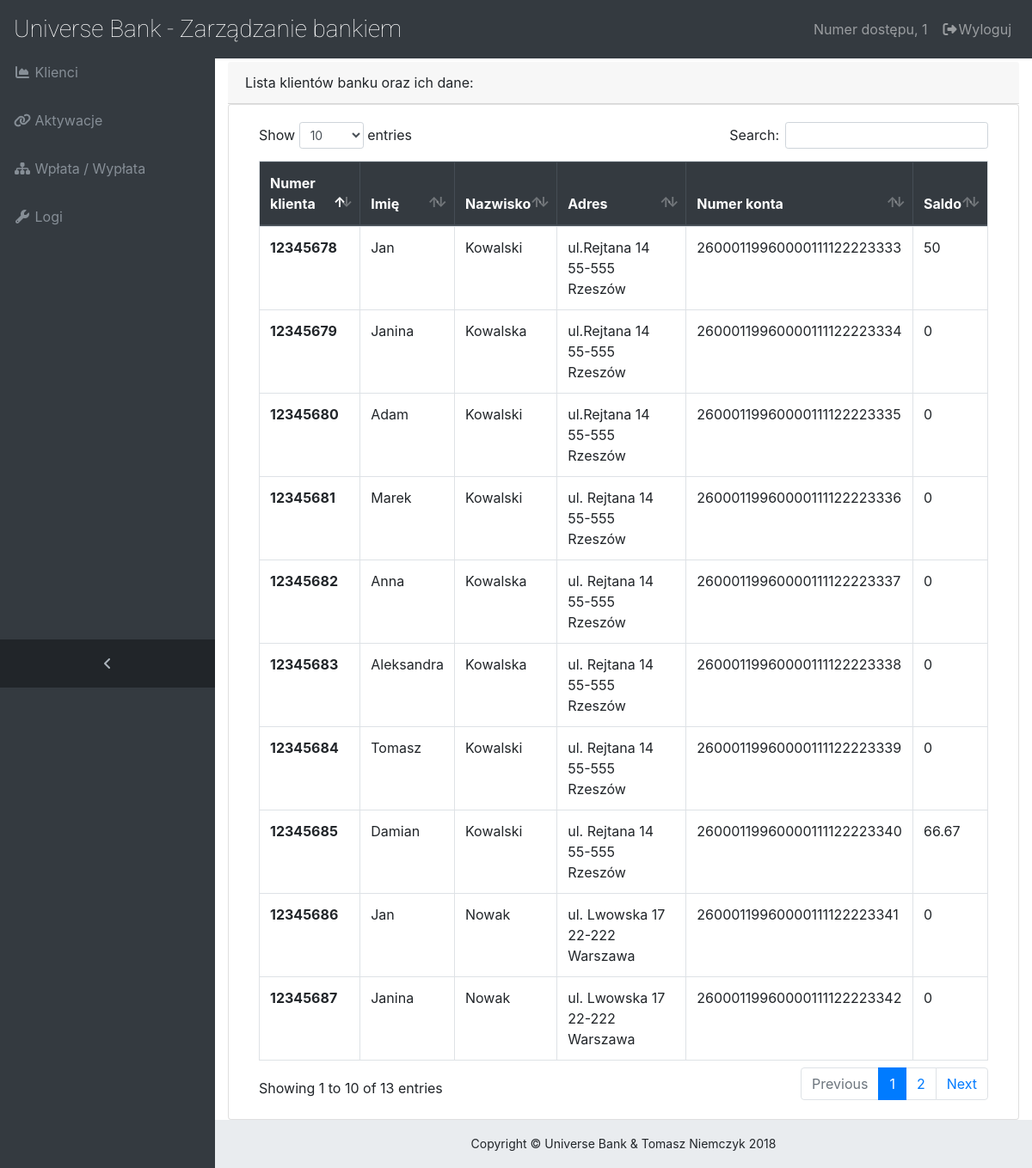
The app's page /Projekt/bank-cp.php (signed in) with its own data.
### tables this page shows
CREATE TABLE `dane` (
  `login` varchar(255) NOT NULL,
  `imie` varchar(255) NOT NULL,
  `nazwisko` varchar(255) NOT NULL,
  `adres` varchar(255) NOT NULL
);

CREATE TABLE `konta_osobiste` (
  `login` varchar(255) NOT NULL,
  `numer_konta` varchar(255) NOT NULL,
  `saldo` double NOT NULL
);

### Projekt/bank-cp.php (the view, shortened to what this page needs)
<!DOCTYPE html>
<html lang="en">
<head>
  <link href="vendor/bootstrap/css/bootstrap.min.css" rel="stylesheet">
  <link href="vendor/font-awesome/css/font-awesome.min.css" rel="stylesheet" type="text/css">
  <link href="vendor/datatables/dataTables.bootstrap4.css" rel="stylesheet">
  <link href="css/sb-admin.css" rel="stylesheet">
  <link href="css/logoFont.css" rel="stylesheet">
</head>
<body class="fixed-nav sticky-footer bg-dark" id="page-top">
  <nav class="navbar navbar-expand-lg navbar-dark bg-dark fixed-top" id="mainNav">
    <a class="navbar-brand" href="bank-cp.php"><logoFont>Universe Bank - Zarządzanie bankiem</logoFont></a>
    <div class="collapse navbar-collapse" id="navbarResponsive">
      <ul class="navbar-nav navbar-sidenav" id="exampleAccordion">
        <li class="nav-item" data-toggle="tooltip" data-placement="right" title="Dashboard">
          <a class="nav-link" href="bank-cp.php">
            <i class="fa fa-fw fa-area-chart"></i>
            <span class="nav-link-text">Klienci</span>
          </a>
        </li>
		<li class="nav-item" data-toggle="tooltip" data-placement="right" title="Charts">
          <a class="nav-link" href="aktywacje-cp.php">
            <i class="fa fa-fw fa-link"></i>
            <span class="nav-link-text">Aktywacje</span>
          </a>
        </li>
        <li class="nav-item" data-toggle="tooltip" data-placement="right" title="Charts">
          <a class="nav-link" href="wplata-wyplata.php">
            <i class="fa fa-fw fa-sitemap"></i>
            <span class="nav-link-text">Wpłata / Wypłata</span>
          </a>
        </li>
        <li class="nav-item" data-toggle="tooltip" data-placement="right" title="Tables">
          <a class="nav-link" href="logi.php">
            <i class="fa fa-fw fa-wrench"></i>
            <span class="nav-link-text">Logi</span>
          </a>
        </li>
      </ul>
      <ul class="navbar-nav sidenav-toggler">
        <li class="nav-item">
          <a class="nav-link text-center" id="sidenavToggler">
            <i class="fa fa-fw fa-angle-left"></i>
          </a>
        </li>
      </ul>
      <ul class="navbar-nav ml-auto">
         <li class="nav-item d-none d-lg-block">
          <a class="nav-link" href="">
            <span class="nav-link-text">
			Numer dostępu,
<?php
if(isset($_SESSION['bank'])) {
    echo $_SESSION['login_dostepu'];
}
else
{
		header("Location:bank.php");
}
?>
			</span>
          </a>
        </li>
        <li class="nav-item">
          <a class="nav-link" data-toggle="modal" data-target="#exampleModal">
            <i class="fa fa-fw fa-sign-out"></i>Wyloguj</a>
        </li>
      </ul>
    </div>
  </nav>
  <div class="content-wrapper">
    <div class="container-fluid">
	<div class="card-header">
    Lista klientów banku oraz ich dane:
  </div>
  <div class="card card-body ">
  <table class="table table-bordered table-responsive-sm" id="dataTable" width="100%" cellspacing="0">
  <thead class="thead-dark">
    <tr>
      <th scope="col">Numer klienta</th>
      <th scope="col">Imię</th>
	  <th scope="col">Nazwisko</th>
	  <th scope="col">Adres</th>
	  <th scope="col">Numer konta</th>
      <th scope="col">Saldo</th>
    </tr>
  </thead>
  <tbody>
	<?php
	$query = sprintf("SELECT dane.login,imie,nazwisko,adres,konta_osobiste.numer_konta,konta_osobiste.saldo FROM `dane` LEFT JOIN konta_osobiste on dane.login = konta_osobiste.login");
	$result = mysql_query($query);
	while ($row = mysql_fetch_assoc($result)) {
		echo "<tr>";
    echo "<th>".$row['login']. "</th>";
	echo "<td>".$row['imie']. "</td>";
	echo "<td>".$row['nazwisko']. "</td>";
	echo "<td>".$row['adres']. "</td>";
	echo "<td>".$row['numer_konta']. "</td>";
	echo "<td>".$row['saldo']. "</td>";
		echo "</tr>";
	}
	?>
  </tbody>
</table>
  </div>
    <footer class="sticky-footer">
      <div class="container">
        <div class="text-center">
          <small>Copyright © Universe Bank & Tomasz Niemczyk 2018</small>
        </div>
      </div>
    </footer>
  </div>
</body>
</html>

### Projekt/css/sb-admin.css (style rules this page uses)
html { position: relative; min-height: 100%; }
body { overflow-x: hidden; }
body.sticky-footer { margin-bottom: 56px; }
body.sticky-footer .content-wrapper { min-height: calc(100vh - 56px - 56px); }
body.fixed-nav { padding-top: 56px; }
.content-wrapper { min-height: calc(100vh - 56px); padding-top: 1rem; }
#mainNav .navbar-collapse { overflow: auto; max-height: 75vh; }
#mainNav .navbar-collapse .navbar-nav .nav-item .nav-link { cursor: pointer; }
#mainNav .navbar-collapse .sidenav-toggler { display: none; }
@media (min-width: 992px) { #mainNav .navbar-brand { width: 250px; } }
@media (min-width: 992px) { #mainNav .navbar-collapse { overflow: visible; max-height: none; } }
@media (min-width: 992px) { #mainNav .navbar-collapse .navbar-sidenav { position: absolute; top: 0; left: 0; overflow-x: hidden; overflow-y: auto; -webkit-flex-direction: column; -ms-flex-direction: column; flex-direction: column; margin-top: 56px; } }
@media (min-width: 992px) { #mainNav .navbar-collapse .navbar-sidenav > .nav-item { width: 250px; padding: 0; } }
@media (min-width: 992px) { #mainNav .navbar-collapse .navbar-sidenav > .nav-item > .nav-link { padding: 1em; } }
#mainNav.fixed-top .sidenav-toggler { display: none; }
@media (min-width: 992px) { #mainNav.fixed-top .navbar-sidenav { height: calc(100vh - 112px); } }
@media (min-width: 992px) { #mainNav.fixed-top .sidenav-toggler { position: absolute; top: 0; left: 0; display: flex; overflow-x: hidden; overflow-y: auto; -webkit-flex-direction: column; -ms-flex-direction: column; flex-direction: column; margin-top: calc(100vh - 56px); } }
@media (min-width: 992px) { #mainNav.fixed-top .sidenav-toggler > .nav-item { width: 250px; padding: 0; } }
@media (min-width: 992px) { #mainNav.fixed-top .sidenav-toggler > .nav-item > .nav-link { padding: 1em; } }
#mainNav.fixed-top.navbar-dark .sidenav-toggler { background-color: #212529; }
#mainNav.fixed-top.navbar-dark .sidenav-toggler a i { color: #adb5bd; }
.content-wrapper { overflow-x: hidden; background: white; }
@media (min-width: 992px) { .content-wrapper { margin-left: 250px; } }
#sidenavToggler i { font-weight: 800; }
#mainNav.navbar-dark .navbar-collapse .navbar-sidenav > .nav-item > .nav-link { color: #868e96; }
@media (min-width: 992px) { #mainNav.navbar-dark .navbar-collapse .navbar-sidenav { background: #343a40; } }
footer.sticky-footer { position: absolute; right: 0; bottom: 0; width: 100%; height: 56px; background-color: #e9ecef; line-height: 55px; }
@media (min-width: 992px) { footer.sticky-footer { width: calc(100% - 250px); } }

### records on screen
dane: login "12345678", imie "Jan", nazwisko "Kowalski", adres "ul.Rejtana 14 55-555 Rzeszów", konta_osobiste.numer_konta "26000119960000111122223333", konta_osobiste.saldo "50"
dane: login "12345679", imie "Janina", nazwisko "Kowalska", adres "ul.Rejtana 14 55-555 Rzeszów", konta_osobiste.numer_konta "26000119960000111122223334", konta_osobiste.saldo "0"
dane: login "12345680", imie "Adam", nazwisko "Kowalski", adres "ul.Rejtana 14 55-555 Rzeszów", konta_osobiste.numer_konta "26000119960000111122223335", konta_osobiste.saldo "0"
dane: login "12345681", imie "Marek", nazwisko "Kowalski", adres "ul. Rejtana 14 55-555 Rzeszów", konta_osobiste.numer_konta "26000119960000111122223336", konta_osobiste.saldo "0"
dane: login "12345682", imie "Anna", nazwisko "Kowalska", adres "ul. Rejtana 14 55-555 Rzeszów", konta_osobiste.numer_konta "26000119960000111122223337", konta_osobiste.saldo "0"
dane: login "12345683", imie "Aleksandra", nazwisko "Kowalska", adres "ul. Rejtana 14 55-555 Rzeszów", konta_osobiste.numer_konta "26000119960000111122223338", konta_osobiste.saldo "0"
dane: login "12345684", imie "Tomasz", nazwisko "Kowalski", adres "ul. Rejtana 14 55-555 Rzeszów", konta_osobiste.numer_konta "26000119960000111122223339", konta_osobiste.saldo "0"
dane: login "12345685", imie "Damian", nazwisko "Kowalski", adres "ul. Rejtana 14 55-555 Rzeszów", konta_osobiste.numer_konta "26000119960000111122223340", konta_osobiste.saldo "66.67"
dane: login "12345686", imie "Jan", nazwisko "Nowak", adres "ul. Lwowska 17 22-222 Warszawa", konta_osobiste.numer_konta "26000119960000111122223341", konta_osobiste.saldo "0"
dane: login "12345687", imie "Janina", nazwisko "Nowak", adres "ul. Lwowska 17 22-222 Warszawa", konta_osobiste.numer_konta "26000119960000111122223342", konta_osobiste.saldo "0"

### other values on screen
$_SESSION['login_dostepu'] "1"
